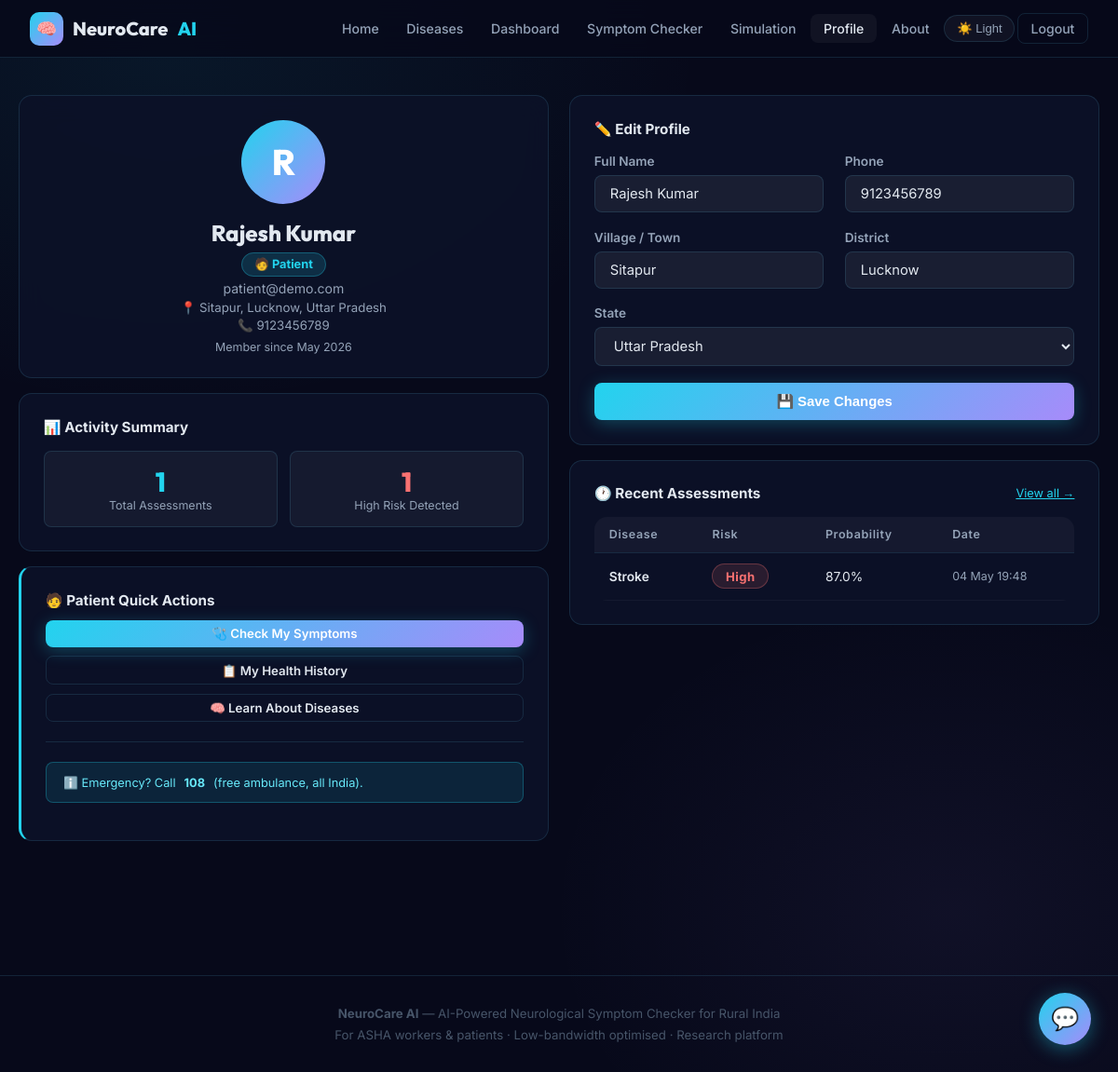
Screenshot of /profile (signed in) with the database file from the repository.
### app/models.py (models this page shows, shortened)
class User(UserMixin, db.Model):
    __tablename__ = 'users'
    id = db.Column(db.Integer, primary_key=True)
    name = db.Column(db.String(100), nullable=False)
    email = db.Column(db.String(150), unique=True, nullable=False)
    password_hash = db.Column(db.String(255), nullable=False)
    role = db.Column(db.String(20), nullable=False, default='patient')  # 'patient' or 'asha'
    village = db.Column(db.String(100))
    district = db.Column(db.String(100))
    state = db.Column(db.String(100), default='Uttar Pradesh')
    phone = db.Column(db.String(15))
    created_at = db.Column(db.DateTime, default=datetime.utcnow)
    is_active_user = db.Column(db.Boolean, default=True)
    predictions = db.relationship('Prediction', backref='user', lazy='dynamic')
    simulations = db.relationship('SimulationRun', backref='user', lazy='dynamic')

class Prediction(db.Model):
    __tablename__ = 'predictions'
    id = db.Column(db.Integer, primary_key=True)
    user_id = db.Column(db.Integer, db.ForeignKey('users.id'), nullable=False)
    patient_name = db.Column(db.String(100))
    patient_aadhaar = db.Column(db.String(12))
    age = db.Column(db.Integer)
    gender = db.Column(db.String(10))
    hypertension = db.Column(db.Integer, default=0)
    heart_disease = db.Column(db.Integer, default=0)
    ever_married = db.Column(db.String(5))
    avg_glucose_level = db.Column(db.Float, default=100.0)
    bmi = db.Column(db.Float, default=22.0)
    smoking_status = db.Column(db.String(30))
    symptoms_json = db.Column(db.Text)  # JSON of symptom checkboxes
    duration_hours = db.Column(db.Integer, default=0)
    disease = db.Column(db.String(50))
    risk_level = db.Column(db.String(20))  # Low / Medium / High
    probability = db.Column(db.Float)
    recommendation = db.Column(db.String(100))
    model_latency_ms = db.Column(db.Float)
    bandwidth_simulated = db.Column(db.String(20))
    created_at = db.Column(db.DateTime, default=datetime.utcnow)

### app/routes/main.py (the view)
@main_bp.route('/profile')
@login_required
def profile():
    preds = Prediction.query.filter_by(user_id=current_user.id).order_by(Prediction.created_at.desc()).limit(5).all()
    total = Prediction.query.filter_by(user_id=current_user.id).count()
    high  = Prediction.query.filter_by(user_id=current_user.id, risk_level='High').count()
    return render_template('profile.html', predictions=preds, total=total, high_risk=high)

### app/models.py (called while the page is built)
@login_manager.user_loader
def load_user(user_id):
    return User.query.get(int(user_id))

### app/templates/profile.html (shortened to what this page needs)
{% extends "base.html" %}
{% block content %}
<div class="container page-content">
  <div class="grid-2" style="align-items:start;">
    <div>
      <div class="card text-center mb-2 animate-fade-up">
        <div class="avatar-circle">{{ current_user.name[0].upper() }}</div>
        <h2 style="font-family:'Outfit',sans-serif;font-size:1.5rem;font-weight:800;">{{ current_user.name }}</h2>
        <div style="margin:.5rem 0;">
          {% if current_user.role == 'asha' %}
            <span style="background:rgba(52,211,153,.15);color:#34d399;padding:.28rem .8rem;border-radius:999px;font-size:.8rem;font-weight:700;border:1px solid rgba(52,211,153,.3);">👩‍⚕️ ASHA Worker</span>
          {% else %}
            <span style="background:rgba(34,211,238,.15);color:var(--p1);padding:.28rem .8rem;border-radius:999px;font-size:.8rem;font-weight:700;border:1px solid rgba(34,211,238,.3);">🧑 Patient</span>
          {% endif %}
        </div>
        <p class="text-muted" style="font-size:.88rem;margin-top:.4rem;">{{ current_user.email }}</p>
        {% if current_user.village or current_user.district %}
        <p class="text-muted" style="font-size:.83rem;margin-top:.25rem;">
          📍 {{ [current_user.village, current_user.district, current_user.state] | select | join(', ') }}
        </p>
        {% endif %}
        {% if current_user.phone %}
        <p class="text-muted" style="font-size:.83rem;margin-top:.2rem;">📞 {{ current_user.phone }}</p>
        {% endif %}
        <p class="text-muted" style="font-size:.78rem;margin-top:.5rem;">Member since {{ current_user.created_at.strftime('%B %Y') }}</p>
      </div>
      <div class="card mb-2 animate-fade-up">
        <h3 style="font-size:.95rem;font-weight:700;margin-bottom:1rem;">📊 Activity Summary</h3>
        <div style="display:grid;grid-template-columns:1fr 1fr;gap:.8rem;">
          <div style="text-align:center;padding:.9rem;background:var(--bg-glass);border:1px solid var(--border);border-radius:var(--rs);">
            <div style="font-family:'Outfit',sans-serif;font-size:1.8rem;font-weight:800;color:var(--p1);">{{ total }}</div>
            <div style="font-size:.78rem;color:var(--text2);">Total Assessments</div>
          </div>
          <div style="text-align:center;padding:.9rem;background:var(--bg-glass);border:1px solid var(--border);border-radius:var(--rs);">
            <div style="font-family:'Outfit',sans-serif;font-size:1.8rem;font-weight:800;color:var(--danger);">{{ high_risk }}</div>
            <div style="font-size:.78rem;color:var(--text2);">High Risk Detected</div>
          </div>
        </div>
      </div>
      {% if current_user.role == 'asha' %}
      <div class="card animate-fade-up" style="border-left:3px solid var(--p3);">
        <h3 style="font-size:.95rem;font-weight:700;margin-bottom:.75rem;">👩‍⚕️ ASHA Worker Tools</h3>
        <div style="display:flex;flex-direction:column;gap:.6rem;">
          <a href="{{ url_for('predict.checker') }}" class="btn btn-primary btn-sm" style="justify-content:center;">🩺 Screen a Patient</a>
          <a href="{{ url_for('simulation.panel') }}" class="btn btn-outline btn-sm" style="justify-content:center;">⚙️ Run Simulation</a>
          <a href="{{ url_for('predict.history') }}" class="btn btn-outline btn-sm" style="justify-content:center;">📋 All Screening Records</a>
        </div>
        <hr class="divider"/>
        <p style="font-size:.82rem;color:var(--text2);line-height:1.6;">
          <strong>Protocol reminder:</strong><br/>
          🔴 High risk → Call 108 immediately<br/>
          🟡 Medium risk → PHC visit within 24h<br/>
          🟢 Low risk → Home monitoring + follow-up
        </p>
      </div>
      {% else %}
      <div class="card animate-fade-up" style="border-left:3px solid var(--p1);">
        <h3 style="font-size:.95rem;font-weight:700;margin-bottom:.75rem;">🧑 Patient Quick Actions</h3>
        <div style="display:flex;flex-direction:column;gap:.6rem;">
          <a href="{{ url_for('predict.checker') }}" class="btn btn-primary btn-sm" style="justify-content:center;">🩺 Check My Symptoms</a>
          <a href="{{ url_for('predict.history') }}" class="btn btn-outline btn-sm" style="justify-content:center;">📋 My Health History</a>
          <a href="{{ url_for('main.diseases') }}" class="btn btn-outline btn-sm" style="justify-content:center;">🧠 Learn About Diseases</a>
        </div>
        <hr class="divider"/>
        <div class="alert alert-info" style="font-size:.8rem;margin-top:.5rem;">
          ℹ️ Emergency? Call <strong>108</strong> (free ambulance, all India).
        </div>
      </div>
      {% endif %}
    </div>
    <div>
      <div class="card mb-2 animate-fade-up">
        <h3 style="font-size:.95rem;font-weight:700;margin-bottom:1.1rem;">✏️ Edit Profile</h3>
        <form method="POST" action="{{ url_for('main.update_profile') }}">
          <div class="grid-2">
            <div class="form-group">
              <label class="form-label">Full Name</label>
              <input type="text" name="name" class="form-control" value="{{ current_user.name }}" required/>
            </div>
            <div class="form-group">
              <label class="form-label">Phone</label>
              <input type="tel" name="phone" class="form-control" value="{{ current_user.phone or '' }}"/>
            </div>
          </div>
          <div class="grid-2">
            <div class="form-group">
              <label class="form-label">Village / Town</label>
              <input type="text" name="village" class="form-control" value="{{ current_user.village or '' }}"/>
            </div>
            <div class="form-group">
              <label class="form-label">District</label>
              <input type="text" name="district" class="form-control" value="{{ current_user.district or '' }}"/>
            </div>
          </div>
          <div class="form-group">
            <label class="form-label">State</label>
            <select name="state" class="form-control">
              {% for s in ['Uttar Pradesh','Bihar','Rajasthan','Madhya Pradesh','Jharkhand','Odisha','West Bengal','Assam','Chhattisgarh','Maharashtra'] %}
                <option {% if current_user.state == s %}selected{% endif %}>{{ s }}</option>
              {% endfor %}
            </select>
          </div>
          <button type="submit" class="btn btn-primary" style="width:100%;justify-content:center;">💾 Save Changes</button>
        </form>
      </div>
      <div class="card animate-fade-up">
        <div class="d-flex align-center justify-between mb-2">
          <h3 style="font-size:.95rem;font-weight:700;">🕐 Recent Assessments</h3>
          <a href="{{ url_for('predict.history') }}" style="font-size:.8rem;color:var(--p1);">View all →</a>
        </div>
        {% if predictions %}
        <div class="table-wrap">
          <table>
            <thead><tr><th>Disease</th><th>Risk</th><th>Probability</th><th>Date</th></tr></thead>
            <tbody>
              {% for p in predictions %}
              <tr>
                <td style="text-transform:capitalize;font-weight:600;">{{ p.disease }}</td>
                <td><span class="risk-badge risk-{{ p.risk_level|lower }}">{{ p.risk_level }}</span></td>
                <td>{{ (p.probability*100)|round(1) }}%</td>
                <td style="font-size:.78rem;color:var(--text2);">{{ p.created_at.strftime('%d %b %H:%M') }}</td>
              </tr>
              {% endfor %}
            </tbody>
          </table>
        </div>
        {% else %}
        <p class="text-muted text-center" style="padding:1.5rem;">
          No assessments yet. <a href="{{ url_for('predict.checker') }}" style="color:var(--p1);">Start now →</a>
        </p>
        {% endif %}
      </div>
    </div>
  </div>
</div>
{% endblock %}

### app/static/css/main.css (style rules this page uses)
:root { --bg: #07091a; --bg-card: rgba(13,18,40,0.92); --bg-glass: rgba(255,255,255,0.045); --bg-input: rgba(255,255,255,0.06); --border: rgba(99,218,255,0.13); --border-h: rgba(99,218,255,0.32); --p1: #22d3ee; --p2: #a78bfa; --p3: #34d399; --danger: #f87171; --warning: #fbbf24; --success: #34d399; --text1: #e2e8f0; --text2: #94a3b8; --text3: #475569; --glow: 0 0 32px rgba(34,211,238,0.18); --r: 14px; --rs: 8px; --tr: 0.28s cubic-bezier(.4,0,.2,1); --shadow: 0 4px 24px rgba(0,0,0,0.4); color-scheme: dark; }
*,*::before,*::after { box-sizing:border-box;margin:0;padding:0 }
html { scroll-behavior:smooth }
body { font-family:'Inter',sans-serif; background:var(--bg); color:var(--text1); min-height:100vh; background-image: radial-gradient(ellipse 80% 55% at 15% 5%, rgba(34,211,238,.07) 0%,transparent 60%), radial-gradient(ellipse 60% 50% at 85% 85%, rgba(167,139,250,.06) 0%,transparent 60%); background-attachment:fixed; transition:background .4s,color .3s; }
.container { max-width:1160px;margin:0 auto;padding:0 1.5rem }
.page-content { padding:2.5rem 0 5rem }
.grid-2 { display:grid;grid-template-columns:1fr 1fr;gap:1.4rem }
.card { background:var(--bg-card); border:1px solid var(--border); border-radius:var(--r); padding:1.6rem; backdrop-filter:blur(14px); transition:var(--tr); }
.btn { display:inline-flex;align-items:center;gap:8px; padding:.68rem 1.45rem;border-radius:var(--rs); font-size:.93rem;font-weight:600;border:none;cursor:pointer; text-decoration:none;transition:var(--tr); }
.btn-primary { background:linear-gradient(135deg,var(--p1),var(--p2));color:#fff; box-shadow:0 4px 18px rgba(34,211,238,.28); }
.btn-outline { background:transparent;color:var(--text1); border:1px solid var(--border); }
.btn-sm { padding:.4rem .95rem;font-size:.83rem; }
.form-group { margin-bottom:1.15rem }
.form-label { display:block;font-size:.85rem;font-weight:600;color:var(--text2);margin-bottom:.45rem }
.form-control { width:100%;background:var(--bg-input);border:1px solid var(--border); border-radius:var(--rs);color:var(--text1);padding:.62rem 1rem; font-size:.92rem;font-family:'Inter',sans-serif; transition:var(--tr);outline:none; }
.form-control option { background:#0f172a;color:#e2e8f0 }
.risk-badge { display:inline-flex;align-items:center;gap:5px; padding:.3rem .85rem;border-radius:999px; font-size:.82rem;font-weight:700;letter-spacing:.03em; }
.risk-high { background:rgba(248,113,113,.13);color:#f87171;border:1px solid rgba(248,113,113,.3); }
.alert { padding:.85rem 1.15rem;border-radius:var(--rs);font-size:.88rem; margin-bottom:.9rem;display:flex;align-items:flex-start;gap:9px; }
.alert-info { background:rgba(34,211,238,.1); border:1px solid rgba(34,211,238,.28); color:#67e8f9 }
.table-wrap { overflow-x:auto;border-radius:var(--r) }
table { width:100%;border-collapse:collapse;font-size:.86rem }
th { background:rgba(255,255,255,.04);color:var(--text2);font-weight:600;font-size:.78rem;letter-spacing:.05em;padding:.7rem 1rem;text-align:left;border-bottom:1px solid var(--border) }
td { padding:.7rem 1rem;border-bottom:1px solid rgba(255,255,255,.04);color:var(--text1) }
.avatar-circle { width:90px;height:90px;border-radius:50%;margin:0 auto 1rem; background:linear-gradient(135deg,var(--p1),var(--p2)); display:flex;align-items:center;justify-content:center; font-size:2.4rem;font-weight:800;color:#fff; font-family:'Outfit',sans-serif; }
.text-muted { color:var(--text2) }
.mb-2 { margin-bottom:1rem }
.d-flex { display:flex }
.align-center { align-items:center }
.justify-between { justify-content:space-between }
.text-center { text-align:center }
hr.divider { border:none;border-top:1px solid var(--border);margin:1.3rem 0 }
.animate-fade-up { animation:fadeUp .6s ease both }

### rows the page displays
User: name "R", name "Rajesh Kumar", email "patient@demo.com", village+district+state "Sitapur, Lucknow, Uttar Pradesh", phone "9123456789", created_at "May 2026", village "Sitapur", district "Lucknow", state "Uttar Pradesh"
Prediction: disease "Stroke", risk_level "High", (p.probability*100)|round(1) "87.0", created_at "04 May 19:48"

### other values shown
{{ total }} "1"
{{ high_risk }} "1"
